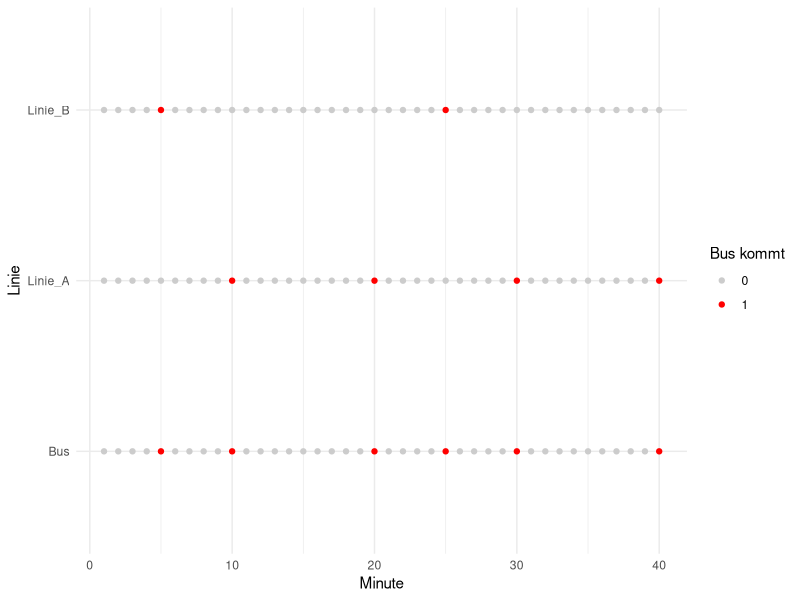

Write the R code that produced this figure.
## ---- chunk 1
knitr::opts_chunk$set(fig.pos = 'H',
                      fig.asp = 0.618,
                      fig.width = 4,
                      fig.cap = "", 
                      fig.path = "",
                      echo = FALSE,
                      message = FALSE,
                      fig.show = "hold")
## ---- chunk 2
library(tidyverse)
d <- tribble(
  ~Minute, ~Linie_A, ~Linie_B,
       1L,       0L,       0L,
       2L,       0L,       0L,
       3L,       0L,       0L,
       4L,       0L,       0L,
       5L,       0L,       1L,
       6L,       0L,       0L,
       7L,       0L,       0L,
       8L,       0L,       0L,
       9L,       0L,       0L,
      10L,       1L,       0L,
      11L,       0L,       0L,
      12L,       0L,       0L,
      13L,       0L,       0L,
      14L,       0L,       0L,
      15L,       0L,       0L,
      16L,       0L,       0L,
      17L,       0L,       0L,
      18L,       0L,       0L,
      19L,       0L,       0L,
      20L,       1L,       0L
  )
## ---- chunk 3
d <-
  d %>% 
  mutate(Bus = Linie_A | Linie_B,
         Bus = as.integer(Bus)) # von TRUE/FALSE zu 1/0
## ---- chunk 4
knitr::kable(d)
## ---- chunk 5
d2 <- 
  d %>% 
  mutate(Minute = 21:40)


d3 <-
  d %>% 
  bind_rows(d2)
## ---- chunk 6
d3_long <- 
  d3  %>% 
  pivot_longer(cols = Linie_A:Bus, names_to = "Linie", values_to = "Bus_kommt") 

head(d3_long)
## ---- chunk 7
d3_long %>% 
  ggplot(aes(x = Minute, y = Linie)) +
  geom_point(aes(color = factor(Bus_kommt))) +
  scale_color_manual(values = c("grey80", "red")) +
  labs(color = "Bus kommt") +
  theme_minimal()
## ---- chunk 8
stipros <-
  d %>% 
  slice_sample(n = 1e4, replace = TRUE)

head(stipros)
## ---- chunk 9
stipros %>% 
  count(Minute, Bus)
